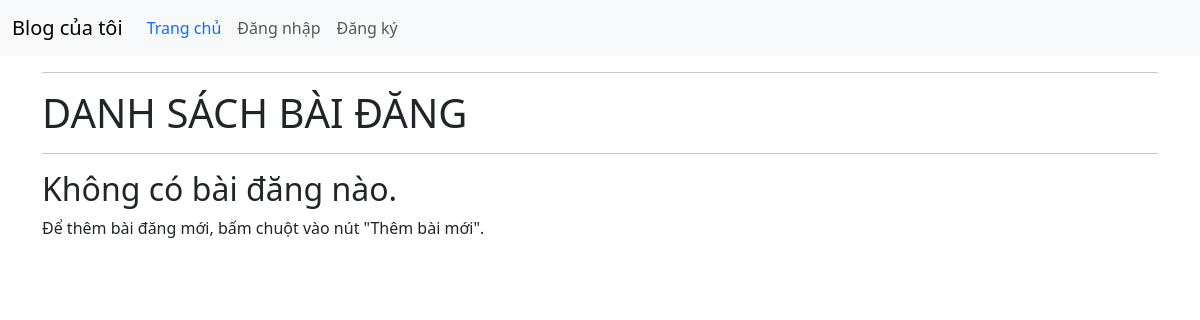
/blog/, run on an earlier commit of the app's database.
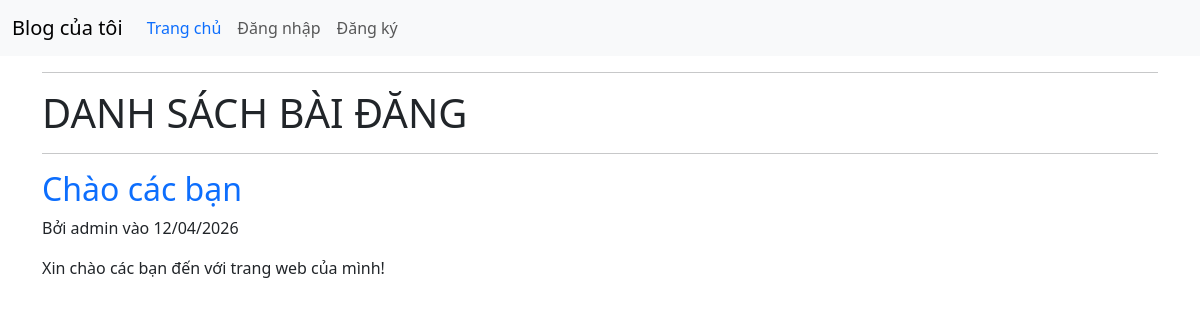
And on a later commit of the database.
### blog/models.py (models this page shows, shortened)
class Post(models.Model):
    title = models.CharField(max_length=200)
    content = models.TextField()
    created_at = models.DateTimeField(auto_now_add=True)
    updated_at = models.DateTimeField(auto_now=True)
    author = models.ForeignKey(User, on_delete=models.CASCADE, default=1)

### blog/views.py (the view)
# urls.py: path("",PostListView.as_view(),name="post_list"),
class PostListView(ListView):
    model = Post
    template_name = "post_list.html"
    context_object_name = "posts"
    ordering = ["-created_at"]

### blog/templates/post_list.html
{% extends "base.html" %}
{% block content %}
    <hr>
    <h1 class="text-uppercase">Danh sách bài đăng</h1>
    <hr>
    {% for post in posts %}
        <article>
            <h2><a href="{% url 'post-detail' post.pk %}" class="text-primary text-decoration-none">{{ post.title }}</a></h2>
            <p>Bởi {{ post.author.username }} vào {{ post.created_at|date:"d/m/Y" }}</p>
            <p>{{ post.content|truncatewords:30 }}</p>
        </article>
    {% empty %}
        <h2>Không có bài đăng nào.</h2>
        <p>Để thêm bài đăng mới, bấm chuột vào nút "Thêm bài mới".</p>
    {% endfor %}
{% endblock %}

What changed in the data, as far as the page shows it:
added Post: title "Chào các bạn", author.username "admin", created_at "12/04/2026", content "Xin chào các bạn đến với trang web của mình!"
Also different on the page:
text no longer shown: "Không có bài đăng nào. Để thêm bài đăng mới, bấm chuột vào nút \"Thêm bài mới\"."
